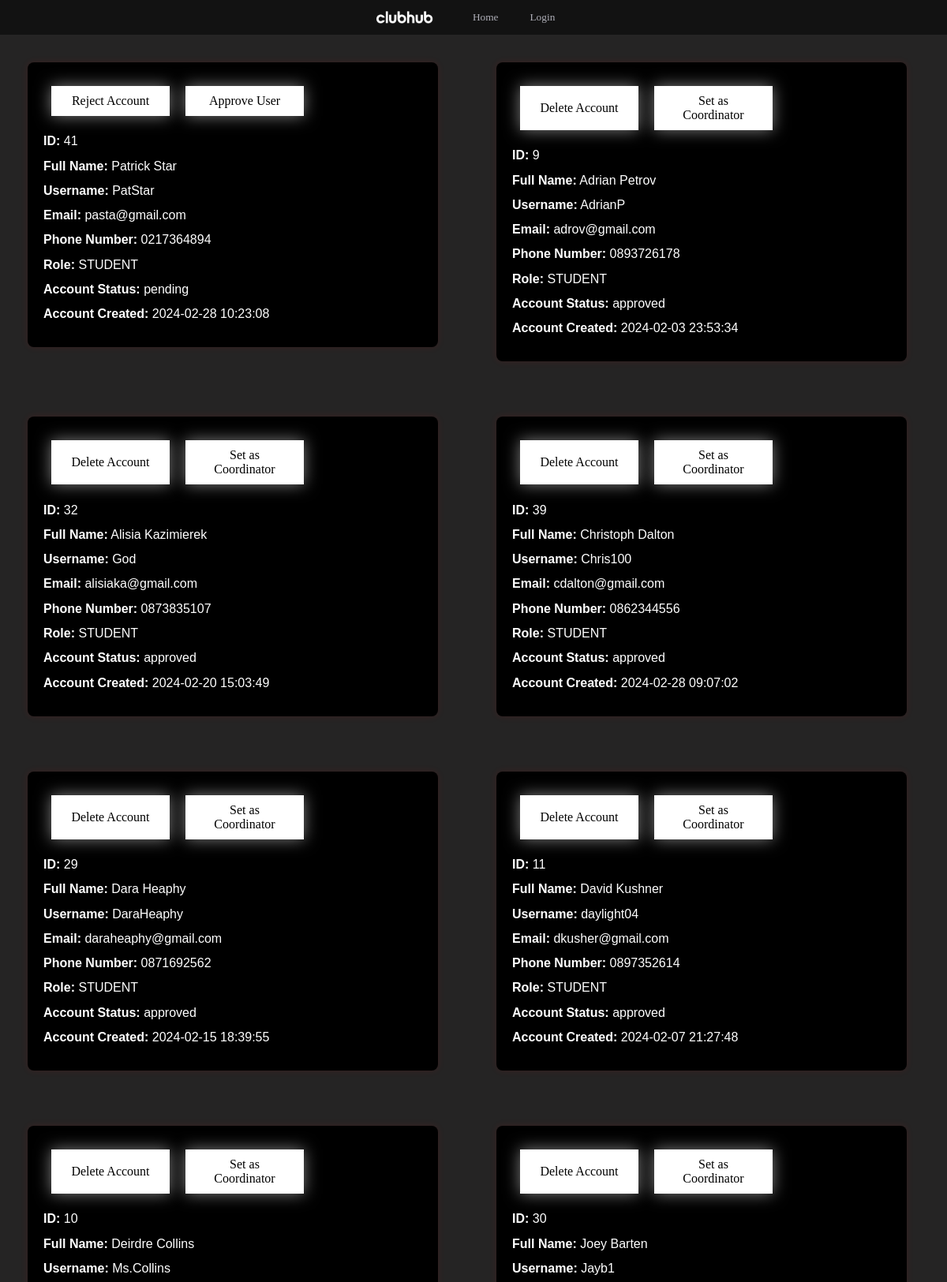
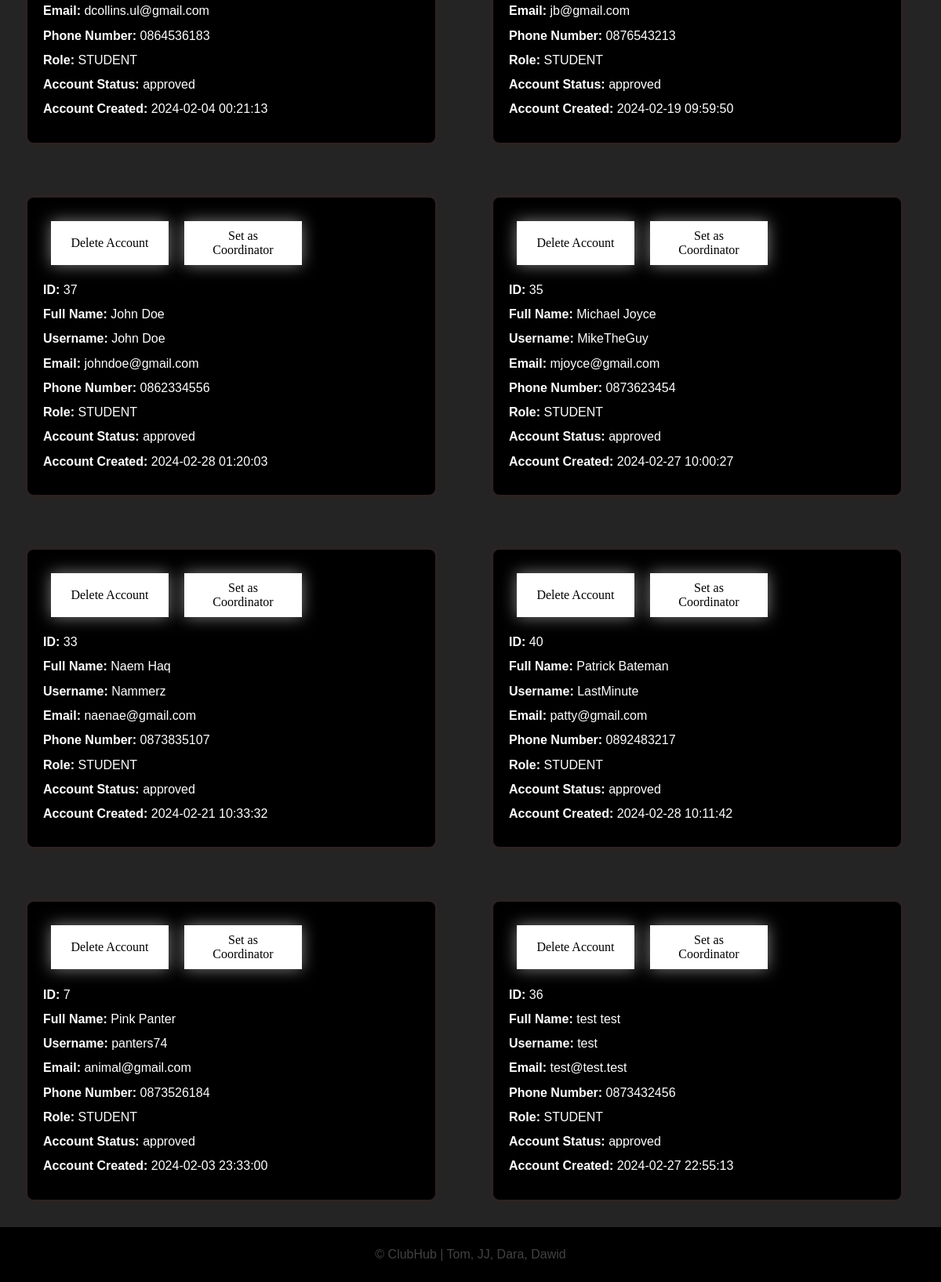
Screenshot of /users with the database file from the repository (2 pictures, top to bottom).
### tables this page shows
CREATE TABLE Users (
    UserID INTEGER PRIMARY KEY AUTOINCREMENT,
    Name TEXT NOT NULL,
    Surname TEXT NOT NULL,
    Email TEXT NOT NULL UNIQUE,
    Role TEXT DEFAULT 'STUDENT' NOT NULL CHECK(Role IN ('ADMIN', 'COORDINATOR', 'STUDENT')),
    ApprovalStatus TEXT DEFAULT 'pending' NOT NULL CHECK(ApprovalStatus IN ('approved', 'pending', 'rejected')),
    CreatedTimestamp DATETIME DEFAULT CURRENT_TIMESTAMP,
    UpdatedTimestamp DATETIME DEFAULT CURRENT_TIMESTAMP
);

CREATE TABLE "Login"(
UserID INTEGER PRIMARY KEY,
Username TEXT NOT NULL UNIQUE,
Password TEXT NOT NULL,
CreatedTimestamp DATETIME DEFAULT CURRENT_TIMESTAMP,
UpdatedTimestamp DATETIME DEFAULT CURRENT_TIMESTAMP,
FOREIGN KEY (UserID) REFERENCES Users(UserID)
);

CREATE TABLE PhoneNumber (
    UserID INTEGER PRIMARY KEY,
    PhoneNumber TEXT NOT NULL,
     CreatedTimestamp DATETIME DEFAULT CURRENT_TIMESTAMP,
    UpdatedTimestamp DATETIME DEFAULT CURRENT_TIMESTAMP,
    FOREIGN KEY (UserID) REFERENCES Users(UserID)
);

### app.py (the view)
@app.route("/users")
def users():
    user_list = []
    for item in Login.admin_view_accounts():
        user_list.append(item)
    roleCheck = session.get("roleCheck", 0)
    username = session.get("username", "base")
    return render_template("users.html", user_list=user_list, roleCheck=roleCheck, username=username)

### Login.py (called while the page is built)
def admin_view_accounts():
    conn = sqlite3.connect('MiniEpic.db')
    cursor = conn.cursor()
    cursor.execute("SELECT * FROM AdminAccountView ORDER BY ApprovalStatus DESC, Name")
    rows = cursor.fetchall()
    result = [list(row) for row in rows]
    conn.close()
    return result

### app.py (called while the page is built)
@app.template_filter('enumerate')
def jinja2_enumerate(iterable):
    return enumerate(iterable)

### templates/users.html (shortened to what this page needs)
{% extends "base.html" %}
{% block content %}
{% for index, user in user_list|enumerate %}
    {% if user[5] == "STUDENT" %}
        <div class="container">
            <form method="POST" action="/delete_account/{{ user[0] }}">
                <div class="button-container">
                    {% if user[6] == "approved" %}
                        <button type="submit" class="button">Delete Account</button>
                        <button type="submit" formaction="/promote_user/{{ user[0] }}" class="button">Set as Coordinator</button>
                    {% elif user[6] == "pending" %}
                        <button type="submit" class="button">Reject Account</button>
                        <button type="submit" formaction="/approve_user/{{ user[0] }}" class="button">Approve User</button>
                    {% endif %}
                </div>
            </form>
            <h2><strong>ID: </strong>{{ user[0] }}</h2>
            <h2><strong>Full Name:</strong> {{ user[1] }}</h2>
            <h2><strong>Username:</strong> {{ user[2] }}</h2>
            <h2><strong>Email:</strong> {{ user[3] }}</h2>
            <h2><strong>Phone Number:</strong> {{ user[4] }}</h2>
            <h2><strong>Role:</strong> {{ user[5] }}</h2>
            <h2><strong>Account Status:</strong> {{ user[6] }}</h2>
            <h2><strong>Account Created:</strong> {{ user[7] }}</h2>
        </div>
    {% endif %}
{% endfor %}
{% endblock %}

### templates/base.html (style rules this page uses)
.button { margin-bottom: 150px; margin: 10px; width: 150px; background-color: white; color: black; font-family: 'Sequel Sans Semi Bold Head', Rockwell; font-size: 16px; padding: 10px 20px; border: none; border-radius: 20px; box-shadow: 0 0 20px rgba(255, 255, 255, 0.5); transition: background-color 0.3s, color 0.3s; }
.button-container { display: flex; }

### templates/users.html (style rules this page uses)
body { background-color: rgb(37, 36, 36); margin: 0; padding: 0; }
.container { width: calc(50% - 120px); margin: 35px; padding: 20px; background-color: rgb(0, 0, 0); border-radius: 8px; box-shadow: 0 0 10px rgba(241, 22, 22, 0.1); display: inline-block; vertical-align: top; }
h2 { font-family: Arial; font-size: medium; color: white; font-weight: normal; }
.button { background-color: #ffffff; color: rgb(0, 0, 0); padding: 10px 20px; border: none; border-radius: 0px; cursor: pointer; transition: background-color 0.3s ease; }

### rows the page displays
Users: UserID "41", Email "pasta@gmail.com", Role "STUDENT", ApprovalStatus "pending", CreatedTimestamp "2024-02-28 10:23:08"
Login: Username "PatStar"
PhoneNumber: PhoneNumber "0217364894"
Users: UserID "9", Email "adrov@gmail.com", Role "STUDENT", ApprovalStatus "approved", CreatedTimestamp "2024-02-03 23:53:34"
Login: Username "AdrianP"
PhoneNumber: PhoneNumber "0893726178"
Users: UserID "32", Email "alisiaka@gmail.com", Role "STUDENT", ApprovalStatus "approved", CreatedTimestamp "2024-02-20 15:03:49"
Login: Username "God"
Users: UserID "39", Email "cdalton@gmail.com", Role "STUDENT", ApprovalStatus "approved", CreatedTimestamp "2024-02-28 09:07:02"
Login: Username "Chris100"
PhoneNumber: PhoneNumber "0862344556"
Users: UserID "29", Email "daraheaphy@gmail.com", Role "STUDENT", ApprovalStatus "approved", CreatedTimestamp "2024-02-15 18:39:55"
Login: Username "DaraHeaphy"
PhoneNumber: PhoneNumber "0871692562"
Users: UserID "11", Email "dkusher@gmail.com", Role "STUDENT", ApprovalStatus "approved", CreatedTimestamp "2024-02-07 21:27:48"
Login: Username "daylight04"
PhoneNumber: PhoneNumber "0897352614"
Users: UserID "10", Email "dcollins.ul@gmail.com", Role "STUDENT", ApprovalStatus "approved", CreatedTimestamp "2024-02-04 00:21:13"
Login: Username "Ms.Collins"
PhoneNumber: PhoneNumber "0864536183"
Users: UserID "30", Email "jb@gmail.com", Role "STUDENT", ApprovalStatus "approved", CreatedTimestamp "2024-02-19 09:59:50"
Login: Username "Jayb1"
PhoneNumber: PhoneNumber "0876543213"
Users: UserID "37", Email "johndoe@gmail.com", Role "STUDENT", ApprovalStatus "approved", CreatedTimestamp "2024-02-28 01:20:03"
Login: Username "John Doe"
PhoneNumber: PhoneNumber "0862334556"
Users: UserID "35", Email "mjoyce@gmail.com", Role "STUDENT", ApprovalStatus "approved", CreatedTimestamp "2024-02-27 10:00:27"
Login: Username "MikeTheGuy"
PhoneNumber: PhoneNumber "0873623454"
Users: UserID "33", Email "naenae@gmail.com", Role "STUDENT", ApprovalStatus "approved", CreatedTimestamp "2024-02-21 10:33:32"
Login: Username "Nammerz"
Users: UserID "40", Email "patty@gmail.com", Role "STUDENT", ApprovalStatus "approved", CreatedTimestamp "2024-02-28 10:11:42"
Login: Username "LastMinute"
PhoneNumber: PhoneNumber "0892483217"
Users: UserID "7", Email "animal@gmail.com", Role "STUDENT", ApprovalStatus "approved", CreatedTimestamp "2024-02-03 23:33:00"
Login: Username "panters74"
PhoneNumber: PhoneNumber "0873526184"
Users: UserID "36", Email "test@test.test", Role "STUDENT", ApprovalStatus "approved", CreatedTimestamp "2024-02-27 22:55:13"
Login: Username "test"
PhoneNumber: PhoneNumber "0873432456"

### other values shown
{{ user[1] }} "Patrick Star" "Adrian Petrov" "Alisia Kazimierek" "Christoph Dalton" "Dara Heaphy" "David Kushner" "Deirdre Collins" "Joey Barten" "John Doe" "Michael Joyce" "Naem Haq" "Patrick Bateman" "Pink Panter" "test test"
{{ user[4] }} "0873835107" "0873835107"
